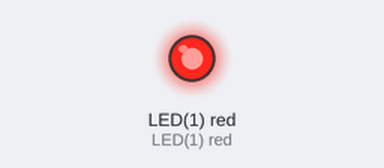
Simulated run of this program. Board: pyboard running MicroPython. Parts: output pins drawn as LEDs (lit = HIGH). What the program prints to the serial console is not drawn.

Above: at 0.05 s.
At 2.85 s:
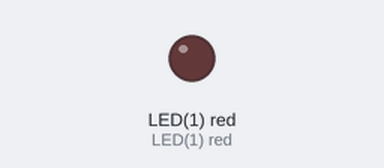
Timing chart, 0 to 3.1 s (numbered marks = the images above):
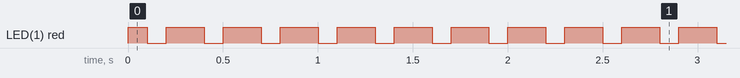

Measured:
- by itself, LED(1) red: repeats every 0.30 s: LOW 0.10 s, HIGH 0.20 s

The program:

main.py
```python
try:
    # This will run main.py from /sd if it exists, otherwise it will run the
    # code from within the except portion.
    import os
    os.stat('/sd/main.py')
    execfile('/sd/main.py')
except:
    import pyb

    print("Executing frozen main.py")

    led = pyb.LED(1)

    while(1):
        led.on()
        pyb.delay(100)
        led.off()
        pyb.delay(100)
        led.on()
        pyb.delay(100)
        led.off()
```

boot.py
```python
import pyb
import machine
try:
    # This will run boot.py from /sd if it exists, otherwise it will run the
    # code from within the except portion.
    import os
    os.stat('/sd/boot.py')
    execfile('/sd/boot.py')
except:
    print("Executing frozen boot.py")

    def pins():
        for pin_name in dir(pyb.Pin.board):
            pin = pyb.Pin(pin_name)
            print('{:10s} {:s}'.format(pin_name, str(pin)))

    def af():
        for pin_name in dir(pyb.Pin.board):
            pin = pyb.Pin(pin_name)
            print('{:10s} {:s}'.format(pin_name, str(pin.af_list())))

    def cat(filename):
        with open(filename, 'rb') as f:
            for line in f:
                print(line)
```
